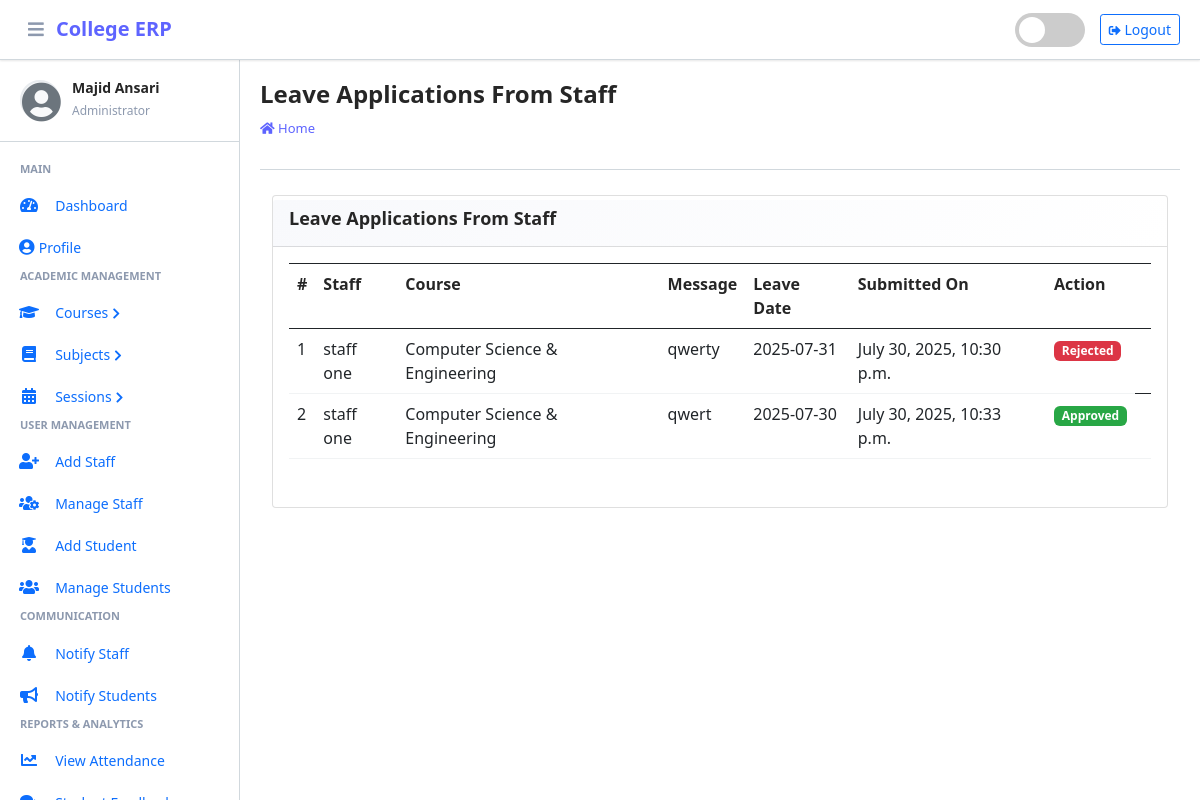
Screenshot of /staff/view/leave/ (signed in) with the database file from the repository.
### main_app/models.py (models this page shows, shortened)
class CustomUser(AbstractUser):
    USER_TYPE = ((1, "HOD"), (2, "Staff"), (3, "Student"))
    GENDER = [("M", "Male"), ("F", "Female")]
    username = None  # Removed username, using email instead
    email = models.EmailField(unique=True)
    user_type = models.CharField(default=1, choices=USER_TYPE, max_length=1)
    gender = models.CharField(max_length=1, choices=GENDER)
    profile_pic = models.ImageField()
    address = models.TextField()
    fcm_token = models.TextField(default="")  # For firebase notifications
    created_at = models.DateTimeField(auto_now_add=True)
    updated_at = models.DateTimeField(auto_now=True)
    USERNAME_FIELD = "email"
    REQUIRED_FIELDS = []
    objects = CustomUserManager()

class LeaveReportStaff(models.Model):
    staff = models.ForeignKey(Staff, on_delete=models.CASCADE)
    date = models.CharField(max_length=60)
    message = models.TextField()
    status = models.SmallIntegerField(default=0)
    created_at = models.DateTimeField(auto_now_add=True)
    updated_at = models.DateTimeField(auto_now=True)

class Staff(models.Model):
    course = models.ForeignKey(Course, on_delete=models.DO_NOTHING, null=True, blank=False)
    admin = models.OneToOneField(CustomUser, on_delete=models.CASCADE)
    def __str__(self):
        return self.admin.first_name + " " +  self.admin.last_name

class Course(models.Model):
    name = models.CharField(max_length=120)
    created_at = models.DateTimeField(auto_now_add=True)
    updated_at = models.DateTimeField(auto_now=True)
    def __str__(self):
        return self.name

### main_app/hod_views.py (the view, shortened to what this page needs)
# urls.py: path("staff/view/leave/", hod_views.view_staff_leave, name="view_staff_leave",),
@csrf_exempt
def view_staff_leave(request):
    if request.method != 'POST':
        allLeave = LeaveReportStaff.objects.all()
        context = {
            'allLeave': allLeave,
            'page_title': 'Leave Applications From Staff'
        }
        return render(request, "hod_template/staff_leave_view.html", context)

### main_app/templates/hod_template/staff_leave_view.html (shortened to what this page needs)
{% extends 'main_app/base.html' %}
{% load static %}
{% block page_title %}{{page_title}}{% endblock page_title %}
{% block content %}
<section class="content">
    <div class="container-fluid">
        <div class="row">
            <div class="col-md-12">
                <div class="card card-dark">
                    <div class="card-header">
                        <h3 class="card-title">{{page_title}}</h3>
                    </div>
                    <div class="table card-body" style="overflow-x: auto; overflow-y: auto; max-height: 600px;">
                        <table class="table table-bordered table-hover" style="min-width: 800px;">
                            <tr>
                                <th>#</th>
                                <th>Staff</th>
                                <th>Course</th>
                                <th>Message</th>
                                <th>Leave Date</th>
                                <th>Submitted On</th>
                                <th>Action</th>
                            </tr>
                            {% for leave in  allLeave %}
                              <tr>
                                  <td>{{forloop.counter}}</td>
                                  <td>{{leave.staff}}</td>
                                  <td>{{leave.staff.course}}</td>
                                  <td style="word-wrap: break-word; max-width: 200px; overflow: hidden; text-overflow: ellipsis;">{{leave.message}}</td>
                                  <td>{{leave.date}}</td>
                                  <td>{{leave.created_at}}</td>
                                      {% if leave.status == 0 %}
                                           <td> <button data-bs-toggle="modal" data-bs-target="#reply_modal" value="{{leave.id}}" class="btn btn-success reply_open_modal">Reply</button>
{% elif leave.status == -1 %}
<td><span  class='badge badge-danger'>Rejected</span></td>
{% else %}
<td><span  class='badge badge-success'>Approved</span></td>
                                            <td>{{feedback.updated_at}}</td>
                                      {% endif %}
                              </tr>
                            {% endfor %}
                        </table>
                    </div>
                    </div>
            </div>
        </div>
    </div>
</section>
{% endblock content %}

### main_app/templates/main_app/erpnext_sidebar.html (shortened to what this page needs)
{% load static %}
<div class="sidebar-header">
    <div class="sidebar-user">
        <i class="fas fa-user-circle sidebar-default-avatar" id="default-avatar" style="display: none;"></i>
        <div class="sidebar-user-info">
            <h6>{{ user.get_full_name|default:user.username }}</h6>
            <small>
                {% if user.user_type == '1' %}
                    Administrator
                {% elif user.user_type == '2' %}
                    Staff Member
                {% else %}
                    Student
                {% endif %}
            </small>
        </div>
    </div>
</div>
<div class="nav-section">
    {% if user.user_type == '1' %}
        <h6 class="nav-section-title">Main</h6>
        <div class="nav-item">
            {% url 'admin_home' as admin_home %}
            <a href="{{ admin_home }}" class="nav-link {% if admin_home == request.path %}active{% endif %}">
                <i class="nav-icon fas fa-tachometer-alt"></i>
                <span class="nav-text">Dashboard</span>
            </a>
        </div>
        <div class="nav-item">
            {% url 'admin_view_profile' as admin_view_profile %}
            <a href="{{ admin_view_profile }}" class="nav-link {% if admin_view_profile == request.path %}active{% endif %}">
                <i class="fas fa-user-circle"></i>
                <span class="nav-text">Profile</span>
            </a>
        </div>
        <h6 class="nav-section-title">Academic Management</h6>
        <div class="nav-item has-submenu {% if 'course' in request.path %}open{% endif %}">
            <a href="#" class="nav-link">
                <i class="nav-icon fas fa-graduation-cap"></i>
                <span class="nav-text">Courses</span>
                <i class="nav-arrow fas fa-chevron-right"></i>
            </a>
        </div>
        <div class="nav-item has-submenu {% if 'subject' in request.path %}open{% endif %}">
            <a href="#" class="nav-link">
                <i class="nav-icon fas fa-book"></i>
                <span class="nav-text">Subjects</span>
                <i class="nav-arrow fas fa-chevron-right"></i>
            </a>
        </div>
        <div class="nav-item has-submenu {% if 'session' in request.path %}open{% endif %}">
            <a href="#" class="nav-link">
                <i class="nav-icon fas fa-calendar-alt"></i>
                <span class="nav-text">Sessions</span>
                <i class="nav-arrow fas fa-chevron-right"></i>
            </a>
        </div>
        <h6 class="nav-section-title">User Management</h6>
        <div class="nav-item">
            {% url 'add_staff' as add_staff %}
            <a href="{{ add_staff }}" class="nav-link {% if add_staff == request.path %}active{% endif %}">
                <i class="nav-icon fas fa-user-plus"></i>
                <span class="nav-text">Add Staff</span>
            </a>
        </div>
        <div class="nav-item">
            {% url 'manage_staff' as manage_staff %}
            <a href="{{ manage_staff }}" class="nav-link {% if manage_staff == request.path or 'edit_staff' in request.path %}active{% endif %}">
                <i class="nav-icon fas fa-users-cog"></i>
                <span class="nav-text">Manage Staff</span>
            </a>
        </div>
        <div class="nav-item">
            {% url 'add_student' as add_student %}
            <a href="{{ add_student }}" class="nav-link {% if add_student == request.path %}active{% endif %}">
                <i class="nav-icon fas fa-user-graduate"></i>
                <span class="nav-text">Add Student</span>
            </a>
        </div>
        <div class="nav-item">
            {% url 'manage_student' as manage_student %}
            <a href="{{ manage_student }}" class="nav-link {% if manage_student == request.path or 'edit_student' in request.path %}active{% endif %}">
                <i class="nav-icon fas fa-users"></i>
                <span class="nav-text">Manage Students</span>
            </a>
        </div>
        <h6 class="nav-section-title">Communication</h6>
        <div class="nav-item">
            {% url 'admin_notify_staff' as admin_notify_staff %}
            <a href="{{ admin_notify_staff }}" class="nav-link {% if admin_notify_staff == request.path %}active{% endif %}">
                <i class="nav-icon fas fa-bell"></i>
                <span class="nav-text">Notify Staff</span>
            </a>
        </div>
        <div class="nav-item">
            {% url 'admin_notify_student' as admin_notify_student %}
            <a href="{{ admin_notify_student }}" class="nav-link {% if admin_notify_student == request.path %}active{% endif %}">
                <i class="nav-icon fas fa-bullhorn"></i>
                <span class="nav-text">Notify Students</span>
            </a>
        </div>
        <h6 class="nav-section-title">Reports & Analytics</h6>
        <div class="nav-item">
            {% url 'admin_view_attendance' as admin_view_attendance %}
            <a href="{{ admin_view_attendance }}" class="nav-link {% if admin_view_attendance == request.path %}active{% endif %}">
                <i class="nav-icon fas fa-chart-line"></i>
                <span class="nav-text">View Attendance</span>
            </a>
        </div>
        <div class="nav-item">
            {% url 'student_feedback_message' as student_feedback_message %}
            <a href="{{ student_feedback_message }}" class="nav-link {% if student_feedback_message == request.path %}active{% endif %}">
                <i class="nav-icon fas fa-comments"></i>
                <span class="nav-text">Student Feedback</span>
            </a>
        </div>
    {% endif %}
</div>

### rows the page displays
CustomUser: get_full_name "Majid Ansari"
LeaveReportStaff: staff "staff one", staff.course "Computer Science & Engineering", message "qwerty", date "2025-07-31", created_at "July 30, 2025, 10:30 p.m.", status "Rejected"
LeaveReportStaff: staff "staff one", staff.course "Computer Science & Engineering", message "qwert", date "2025-07-30", created_at "July 30, 2025, 10:33 p.m."

### other values shown
{{ page_title }} "Leave Applications From Staff"
